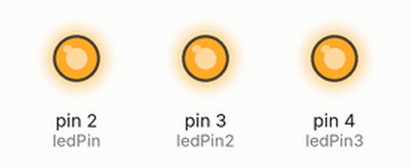
Bench run of a sketch on a simulated Arduino Uno, built with avr-gcc and run on an emulated ATmega328P. Shown: output pins drawn as LEDs (lit = HIGH).

Above: at 0.2 s.
At 1.7 s:
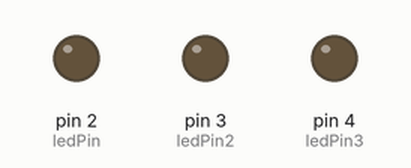
Timing chart, 0 to 3.0 s (numbered marks = the images above):
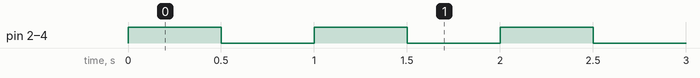

The sketch:

blinky_led.ino
```cpp
int ledPin = 2;
int ledPin2 = 3;
int ledPin3 = 4;
int ledPin4 = 5;
int ledPin5 = 6;

void setup() {
  pinMode(ledPin, OUTPUT);
  pinMode(ledPin2, OUTPUT);
  pinMode(ledPin3, OUTPUT);
}

void loop() {
  digitalWrite(ledPin, HIGH);
  digitalWrite(ledPin2, HIGH);
  digitalWrite(ledPin3, HIGH);
  delay(500);
  digitalWrite(ledPin, LOW);
  digitalWrite(ledPin2, LOW);
  digitalWrite(ledPin3, LOW);
  delay(500);
}
```

Button.cpp
```cpp
#include "Arduino.h"
#include "Button.h"

Button::Button(int _buttonPin, int _buttonNum)
{
  buttonPin = _buttonPin;
  buttonNum = _buttonNum;
  buttonState = 0;
  lastButtonState = 0;

  pinMode(buttonPin, INPUT);
}

void Button::process()
{
  lastButtonState = buttonState;
  buttonState = digitalRead(buttonPin);

  if (lastButtonState == LOW && buttonState == HIGH) {
    pressCallback(buttonNum);
    delay(5);
  }
  if (lastButtonState == HIGH && buttonState == LOW) {
    releaseCallback(buttonNum);
    delay(5);
  }
}

void Button::pressHandler(void (*f)(int))    //button down
{
  pressCallback = *f;
}

void Button::releaseHandler(void (*f)(int))  //button release
{
  releaseCallback = *f;
}
```

Button.h
```cpp
#ifndef Buttons_h
#define Buttons_h

#include "Arduino.h"

class Button
{
  public:
    Button(int _buttonPin, int _buttonNum);

    void process();
    void pressHandler(void (*f)(int));
    void releaseHandler(void (*f)(int));
    void (*pressCallback)(int);
    void (*releaseCallback)(int);

  private:
    int buttonPin;
    int buttonNum;
    bool buttonState;
    bool lastButtonState;
};

#endif
```

LEDPattern1.cpp
```cpp
#include "LEDPattern1.h"

LEDPattern1::LEDPattern1() {
  pinMode(6, OUTPUT);
}

void LEDPattern1::process() {
  digitalWrite(6, HIGH);
  delay(100);
  digitalWrite(6, LOW);
  delay(100);

}
```

LEDPattern1.h
```cpp
#ifndef LEDPattern1_h
#define LEDPattern1_h

#include "Arduino.h"

class LEDPattern1
{
  public:
    LEDPattern1();
    void process();

  private:
};

#endif
```

Measured:
- by itself, pin 2 (ledPin), pin 3 (ledPin2), pin 4 (ledPin3): alternates HIGH for 0.50 s and LOW for 0.50 s
